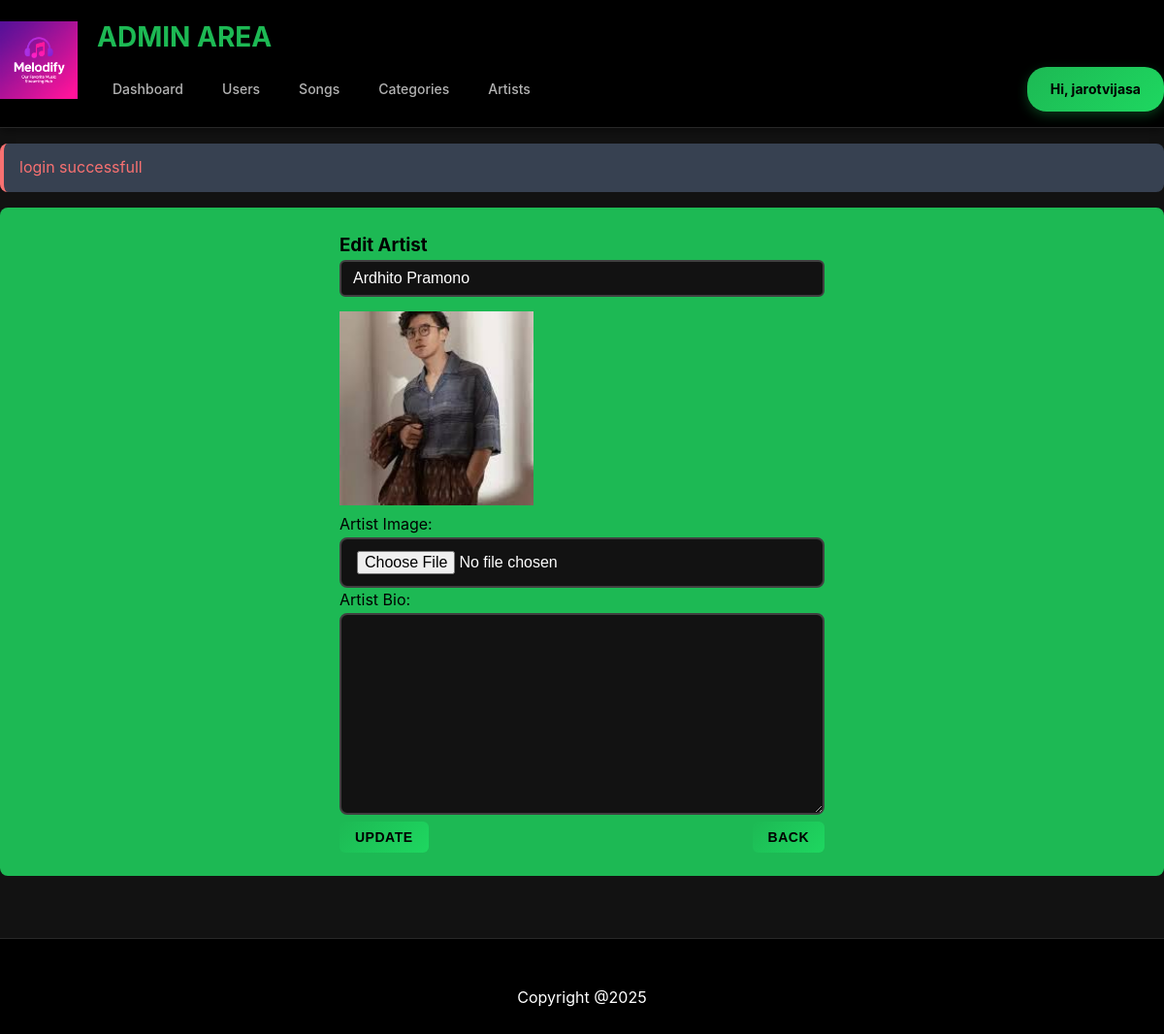
Screenshot of /public/admin/artists/edit/2 (signed in) with the database file from the repository.
### tables this page shows
CREATE TABLE `artists` (
  `id` int(11) NOT NULL,
  `name` varchar(50) NOT NULL,
  `bio` text NOT NULL,
  `user_id` int(11) NOT NULL,
  `image` varchar(1024) NOT NULL
);

### app/core/functions.php (called while the page is built, shortened)
<?php
function db_connect()
{
    $string = DBDRIVER . ":hostname=" . DBHOST . ";dbname=" . DBNAME;
    $con = new PDO($string, DBUSER, DBPASS);
    return $con;
}
function db_query_one($query, $data = array())
{
    $con = db_connect();
    $stm = $con->prepare($query);
    if ($stm) {
        $check = $stm->execute($data);
        if ($check) {
            $result = $stm->fetchAll(PDO::FETCH_ASSOC);
            if (is_array($result) && count($result) > 0) {
                return $result[0];
            }
        }
    }
    return false;
}
function set_value($key, $default = '')
{
    if (!empty($_POST[$key])) {
        return $_POST[$key];
    } else {
        return $default;
    }
    return '';
}

### app/pages/admin/artists.php (the view, shortened to what this page needs)
<?php
if ($action == 'add') {
    if ($_SERVER['REQUEST_METHOD'] == "POST") {
        $errors = [];
        if (empty($_POST['name'])) {
            $errors['name'] = "a name is required";
        } else
            if (!preg_match("/^[a-zA-Z \&\-]+$/", $_POST['name'])) {
                $errors['name'] = "a name can only letters & spaces";
            }
        if (!empty($_FILES['image']['name'])) {
            $folder = "uploads/";
            if (!file_exists($folder)) {
                mkdir($folder, 0777, true);
                file_put_contents($folder . "index.php", "");
            }
            $allowed = ['image/jpeg', 'image/png'];
            if ($_FILES['image']['error'] == 0 && in_array($_FILES['image']['type'], $allowed)) {
                $destination = $folder . $_FILES['image']['name'];
                move_uploaded_file($_FILES['image']['tmp_name'], $destination);
            } else {
                $errors['image'] = "image not valid. Allowed types are " . implode(",", $allowed);
            }
        } else {
            $errors["image"] = "an image is required";
        }
        if (empty($errors)) {
            $values = [];
            $values['name'] = trim($_POST['name']);
            $values['bio'] = trim($_POST['bio']);
            $values['image'] = $destination;
            $values['user_id'] = user('id');
            $query = "insert into artists (name,image,user_id,bio) values (:name,:image,:user_id,:bio)";
            db_query($query, $values);
            message("artist created successfully");
            redirect('admin/artists');
        }
    }
} else
    if ($action == 'edit') {
        $query = "select * from artists where id = :id limit 1";
        $row = db_query_one($query, ['id' => $id]);
    }
?>
<section class="admin-content" style="min-height: 200px;">
    <?php if (isset($action) && $action == 'add'): ?>
        <div style="max-width: 500px; margin: auto">
            <form method="post" enctype="multipart/form-data">
                <h3>Add New Artist</h3>
                <div style="margin-bottom: 15px;">
                    <input class="form-control" value="<?= set_value('name')?>" type="text" name="name" placeholder="name"
                        style="width: 100%; border-radius: 6px; padding: 8px 12px;">
                    <?php if (!empty($errors['name'])): ?>
                        <small class="error"><?= $errors['name'] ?></small>
                    <?php endif; ?>
                </div>
                <div style="margin-bottom: 15px;">
                    <label>Artist Image:</label>
                    <input class="form-control" type="file" name="image">
                    <label>Artist Bio:</label>
                    <textarea rows="10" class="form-control" name="bio"><?=set_value('bio')?></textarea>
                    <?php if (!empty($errors['image'])): ?>
                        <small class="error"><?= $errors['image'] ?></small>
                    <?php endif; ?>
                </div>
                <button class="btn bg-orange" type="submit" style="border-radius: 6px; padding: 8px 16px;">Create</button>
                <a href="<?= ROOT ?>/admin/artists">
                    <button type="button" class="float-end btn" style="border-radius: 6px; padding: 8px 16px;">Back</button>
                </a>
            </form>
        </div>
    <?php elseif (isset($action) && $action == 'edit'): ?>
        <div style="max-width: 500px; margin: auto">
            <form method="post" enctype="multipart/form-data">
                <h3>Edit Artist</h3>
                <?php if (!empty($row)): ?>
                    <div style="margin-bottom: 15px;">
                        <input class="form-control" value="<?= set_value('name', $row['name']) ?>" type="text" name="name"
                            placeholder="name" style="width: 100%; border-radius: 6px; padding: 8px 12px;">
                    </div>
                    <img src="<?= ROOT ?>/<?= $row['image'] ?>" style="width:200px;height: 200px;object-fit: cover;">
                    <div>Artist Image:</div>
                    <input class="form-control" type="file" name="image">
                    <label>Artist Bio:</label>
                    <textarea rows="10" class="form-control" name="bio"><?=set_value('bio',$row['bio'])?></textarea>
                    <button class="btn bg-orange" type="submit" style="border-radius: 6px; padding: 8px 16px;">Update</button>
                    <a href="<?= ROOT ?>/admin/artists">
                        <button type="button" class="float-end btn" style="border-radius: 6px; padding: 8px 16px;">Back</button>
                    </a>
                <?php endif; ?>
            </form>
        </div>
    <?php endif; ?>
</section>

### public/assets/css/style.css (style rules this page uses)
* { box-sizing: border-box; margin: 0; padding: 0; }
body { font-family: 'Poppins', -apple-system, BlinkMacSystemFont, 'Segoe UI', Roboto, sans-serif; background-color: #121212 !important; color: #ffffff; line-height: 1.6; }
.float-end { float: right; }
.bg-orange { background-color: #f59e0b; color: white; }
.admin-content { padding: 24px; background-color: #1db954; border-radius: 8px; color: #000000; }
.btn { background: linear-gradient(135deg, #1db954, #1ed760); color: #000000; border: none; padding: 12px 24px; border-radius: 20px; cursor: pointer; font-weight: 700; font-size: 14px; transition: all 0.3s ease; text-transform: uppercase; letter-spacing: 0.5px; display: inline-flex; align-items: center; justify-content: center; }
.form-control { padding: 12px 16px; font-size: 16px; border: 2px solid #404040; border-radius: 8px; width: 100%; box-sizing: border-box; transition: all 0.3s ease; background-color: #121212; color: #ffffff; }
.form-control::placeholder { color: #b3b3b3; }

### rows the page displays
artists: name "Ardhito Pramono", image (picture)

### other values shown
user('username') "jarotvijasa"
message('', true) "login successfull"
